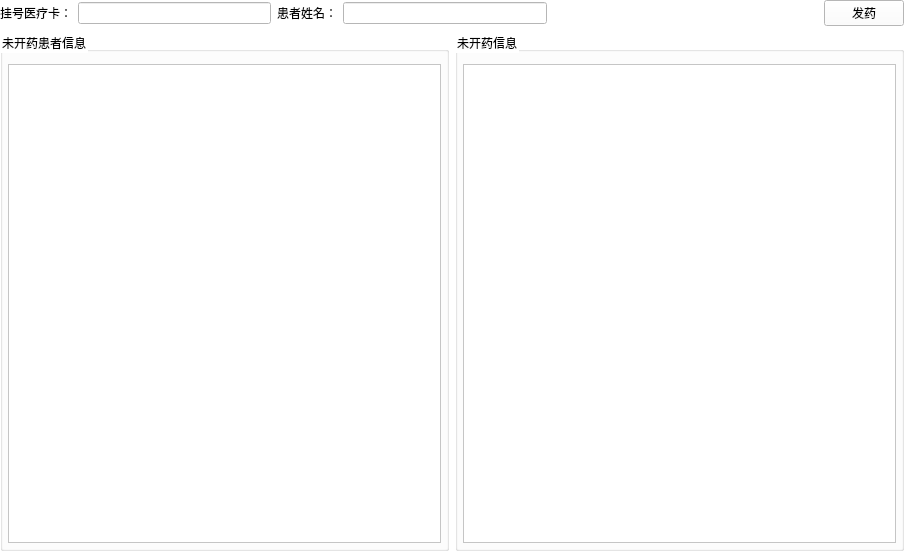
<?xml version="1.0" encoding="UTF-8"?>
<ui version="4.0">
 <class>MedicationListBtn</class>
 <widget class="QWidget" name="MedicationListBtn">
  <property name="geometry">
   <rect>
    <x>0</x>
    <y>0</y>
    <width>904</width>
    <height>551</height>
   </rect>
  </property>
  <property name="windowTitle">
   <string>Form</string>
  </property>
  <property name="styleSheet">
   <string notr="true">background-color: rgb(255, 255, 255);</string>
  </property>
  <layout class="QVBoxLayout" name="verticalLayout_3" stretch="1,8">
   <property name="leftMargin">
    <number>0</number>
   </property>
   <property name="topMargin">
    <number>0</number>
   </property>
   <property name="rightMargin">
    <number>0</number>
   </property>
   <property name="bottomMargin">
    <number>0</number>
   </property>
   <item>
    <layout class="QHBoxLayout" name="horizontalLayout_4">
     <item>
      <layout class="QHBoxLayout" name="horizontalLayout">
       <item>
        <widget class="QLabel" name="label">
         <property name="text">
          <string>挂号医疗卡：</string>
         </property>
        </widget>
       </item>
       <item>
        <widget class="QLineEdit" name="lineEditCard"/>
       </item>
      </layout>
     </item>
     <item>
      <layout class="QHBoxLayout" name="horizontalLayout_2">
       <item>
        <widget class="QLabel" name="label_2">
         <property name="text">
          <string>患者姓名：</string>
         </property>
        </widget>
       </item>
       <item>
        <widget class="QLineEdit" name="lineEditName"/>
       </item>
      </layout>
     </item>
     <item>
      <spacer name="horizontalSpacer">
       <property name="orientation">
        <enum>Qt::Horizontal</enum>
       </property>
       <property name="sizeHint" stdset="0">
        <size>
         <width>40</width>
         <height>20</height>
        </size>
       </property>
      </spacer>
     </item>
     <item>
      <layout class="QHBoxLayout" name="horizontalLayout_3">
       <item>
        <widget class="QPushButton" name="btnSendDrug">
         <property name="text">
          <string>发药</string>
         </property>
        </widget>
       </item>
      </layout>
     </item>
    </layout>
   </item>
   <item>
    <layout class="QHBoxLayout" name="horizontalLayout_5">
     <item>
      <widget class="QGroupBox" name="groupBox">
       <property name="title">
        <string>未开药患者信息</string>
       </property>
       <layout class="QVBoxLayout" name="verticalLayout">
        <property name="leftMargin">
         <number>5</number>
        </property>
        <property name="topMargin">
         <number>12</number>
        </property>
        <property name="rightMargin">
         <number>5</number>
        </property>
        <property name="bottomMargin">
         <number>5</number>
        </property>
        <item>
         <widget class="QTreeView" name="treeViewLeft"/>
        </item>
       </layout>
      </widget>
     </item>
     <item>
      <widget class="QGroupBox" name="groupBox_2">
       <property name="title">
        <string>未开药信息</string>
       </property>
       <layout class="QVBoxLayout" name="verticalLayout_2">
        <property name="leftMargin">
         <number>5</number>
        </property>
        <property name="topMargin">
         <number>12</number>
        </property>
        <property name="rightMargin">
         <number>5</number>
        </property>
        <property name="bottomMargin">
         <number>5</number>
        </property>
        <item>
         <widget class="QTreeView" name="treeViewRight"/>
        </item>
       </layout>
      </widget>
     </item>
    </layout>
   </item>
  </layout>
 </widget>
 <resources/>
 <connections/>
</ui>
